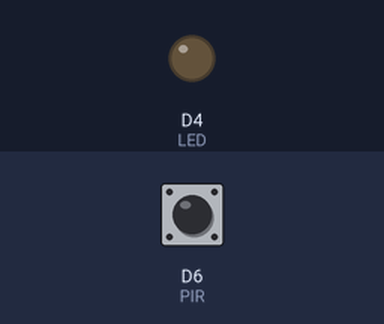
Simulated run of this sketch. Board: ESP8266 (NodeMCU). Parts: output pins drawn as LEDs (lit = HIGH). The test bench sets the inputs (shaded band); at power-on: D6 (PIR) LOW. WiFi joins after 1.5 s; servers stay silent unless stated; no MQTT or app messages arrive unless stated; what the sketch prints to the serial monitor is not drawn.

Above: at 2.7 s.
2.8 s: D6 (PIR) driven HIGH
At 3.4 s:
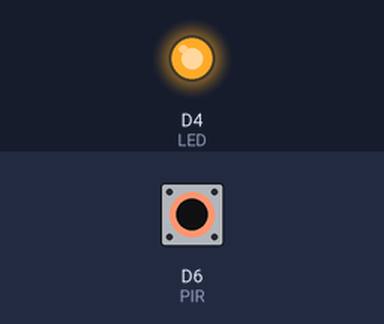
4.3 s: D6 (PIR) driven LOW
At 6.1 s:
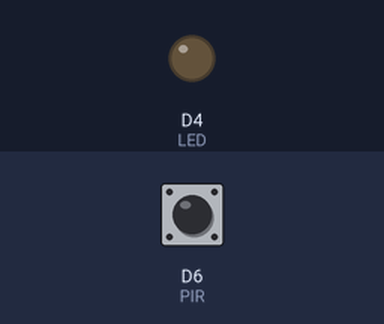
7.3 s: D6 (PIR) pulsed HIGH 2 times (0.12 s each, 0.3 s apart)
At 8.0 s:
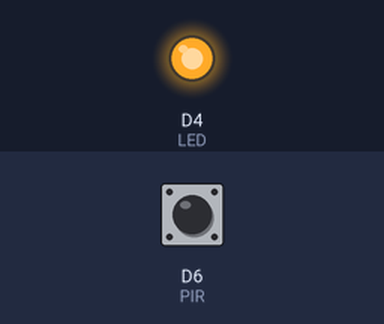
10.9 s: D6 (PIR) pulsed HIGH 5 times (0.12 s each, 0.3 s apart)
At 13.5 s:
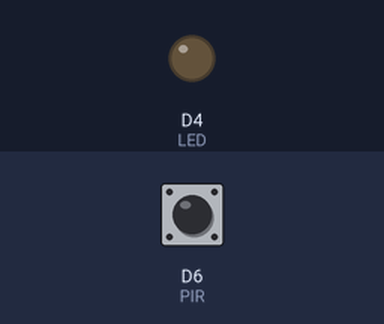
Timing chart, 0 to 15.0 s (numbered marks = the images above; inputs shaded):
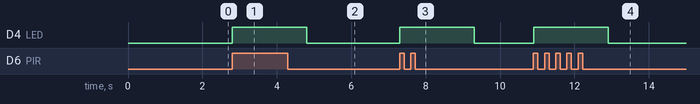

The sketch:

NodeMCU_PIR.ino
```cpp
#include <ESP8266WiFi.h> //Library for WiFi functionalities
#include <Adafruit_MQTT_Client.h> //Library for Adafruit MQTT Client

//Adafruit Details
#define server "io.adafruit.com"
#define port 1883
#define IO_USERNAME  "AIO_USERNAME"
#define IO_KEY       "AIO_KEY"

String ssid = "YOUR WIFI NAME"; //SSID of your WiFi
String password = "YOUR WIFI PASSWORD"; //Password of your WiFi

WiFiClient esp; //Create a WiFi Client

//Creation of Adafruit MQTT Client
Adafruit_MQTT_Client mqtt(&esp, server, port, IO_USERNAME, IO_KEY);
//Variable for publishing data to Adafruit Feed
Adafruit_MQTT_Publish feed = Adafruit_MQTT_Publish(&mqtt, IO_USERNAME"/feeds/pir");

int PIR = D6; //Initialize the PIR output pin
int LED = D4; //Initialize the LED pin
int PIR_val = 0; //Used for storing PIR output value

void setup()
{
  Serial.begin(115200); //Initialisation of NodeMCU Serial
  pinMode(PIR, INPUT); //Defining the direction of PIR sensor
  pinMode(LED, OUTPUT); //Defining the direction of LED

  //Connecting NodeMCU to WiFi
  Serial.println("");
  Serial.print("Connecting to ");
  Serial.println(ssid);
  WiFi.begin(ssid, password);
  while (WiFi.status() != WL_CONNECTED)
  {
    delay(500);
    Serial.print(".");
  }
  Serial.println("");
  Serial.println("WiFi connected");
  Serial.println(WiFi.localIP());  //Print the local IP address of NodeMCU

  //Connecting to MQTT
  Serial.print("Connecting to MQTT");
  while (mqtt.connect())
  {
    Serial.print(".");
  }
}

void loop()
{
  if(mqtt.connected()) {
    PIR_val = digitalRead(PIR); //Read the PIR output

    if(PIR_val) { //If movement is detected
      Serial.println("Movement Detected.");
      digitalWrite(LED, HIGH);

      //Publish data to the Adafruit feed
      if(feed.publish("Movement Detected")){
        Serial.println("Successfully data is Uploaded to the Adafruit.\n");
        delay(2000);
      } else
        Serial.println("Sorry, data cannot be Uploaded.\n");

    } else { //If movement is not detected
      Serial.println("No Movement Detected.");
      digitalWrite(LED, LOW);
    }
  }
}
```

Measured:
- after the input at 2.8 s, D4 (LED): LOW → HIGH at once
- after the input at 4.3 s, D4 (LED): HIGH → LOW after 0.51 s
- after the input at 7.3 s, D4 (LED): LOW → HIGH at once, → LOW 2.0 s later
- after the input at 10.9 s, D4 (LED): LOW → HIGH at once, → LOW 2.0 s later
